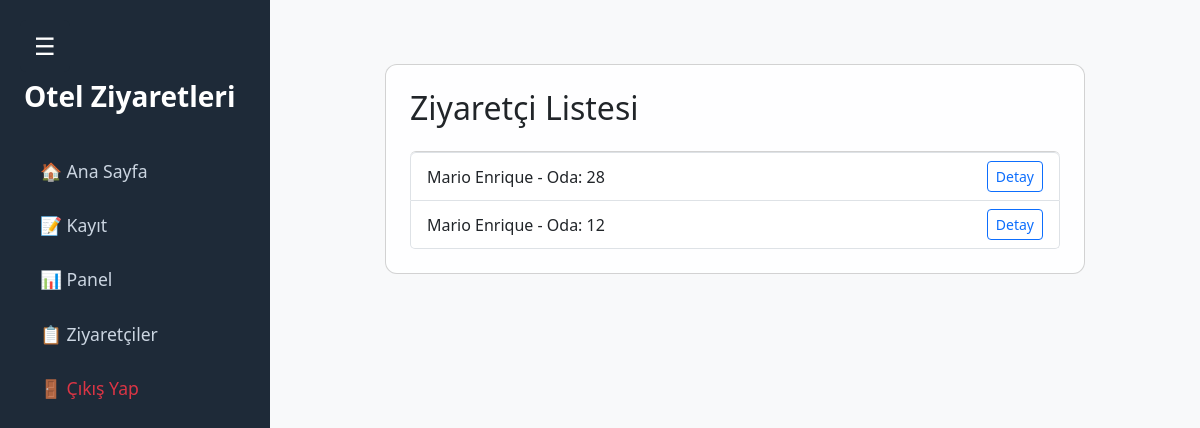
/visitors (signed in), run on an earlier commit of the app's database.
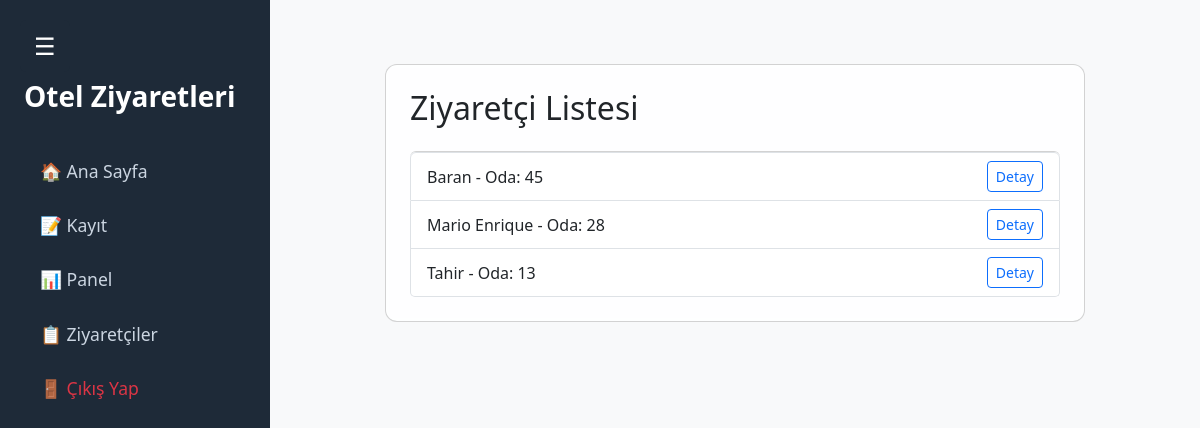
And on a later commit of the database.
### models.py (models this page shows)
class Visitor(db.Model):
    __tablename__ = 'visitors'
    __table_args__ = {'extend_existing': True}
    id = db.Column(db.Integer, primary_key=True)
    name = db.Column(db.String(150), nullable=False)
    surname = db.Column(db.String(150), nullable=False)
    email = db.Column(db.String(150), nullable=False)
    phone = db.Column(db.String(20), nullable=False)
    room = db.Column(db.String(50), nullable=False)
    visit_date = db.Column(db.DateTime, default=datetime.utcnow)

### app.py (the view)
@app.route('/visitors')
@login_required
def visitors_list():
    visitors = Visitor.query.order_by(Visitor.visit_date.desc()).all()
    return render_template('visitors.html', visitors=visitors)

### app.py (called while the page is built)
def login_required(f):
    @wraps(f)
    def decorated_function(*args, **kwargs):
        if 'user_id' not in session:
            flash('Öncelikle giriş yapmalısınız.')
            return redirect(url_for('login'))
        return f(*args, **kwargs)
    return decorated_function

@app.before_request
def create_tables():
    db.create_all()

### templates/visitors.html
{% extends "base.html" %}
{% block page_class %}visitors-background{% endblock %}
{% block content %}
<div class="d-flex justify-content-center align-items-start vh-100 py-4">
    <div class="card p-4" style="max-width: 700px; width: 100%; backdrop-filter: blur(2px); background-color: rgba(255, 255, 255, 0.85); border-radius: 12px; overflow-y: auto; max-height: 90vh;">
        <h2 class="mb-4">Ziyaretçi Listesi</h2>
        <ul class="list-group">
            {% for visitor in visitors %}
            <li class="list-group-item d-flex justify-content-between align-items-center">
                <span>{{ visitor.name }} - Oda: {{ visitor.room }}</span>
                <a href="/visitor/{{ visitor.id }}" class="btn btn-sm btn-outline-primary">Detay</a>
            </li>
            {% else %}
            <li class="list-group-item">Kayıtlı ziyaretçi bulunamadı.</li>
            {% endfor %}
        </ul>
    </div>
</div>
{% endblock %}

What changed in the data, as far as the page shows it:
added Visitor: name "Baran", room "45"
changed Visitor: name "Mario Enrique" → "Tahir"; room "12" → "13"
